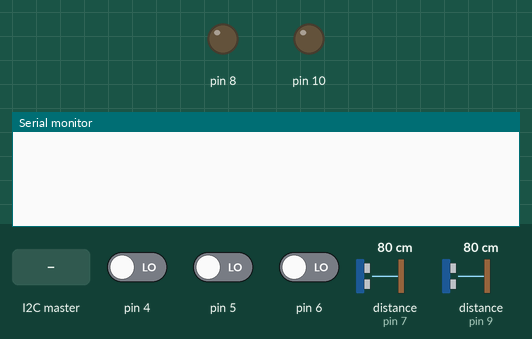
Recording of a sketch running on a simulated Arduino Uno, built with avr-gcc and run on an emulated ATmega328P. Parts: output pins drawn as LEDs (lit = HIGH), the last lines printed to the serial monitor. The inputs (shaded band) are chosen by the test bench; at power-on: pin 4 LOW, pin 5 LOW, pin 6 LOW, distance to the obstacle (sensors on pin 7, pin 9) 80 cm. The echo pulse lasts 58.3 µs per cm.

Above: at 1.2 s.
1.3 s: the I2C master sends the byte 1
At 1.9 s:
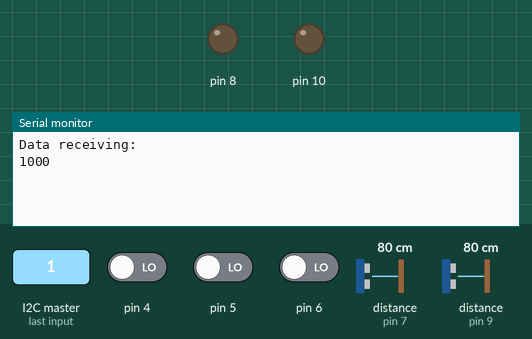
2.8 s: the I2C master sends the byte 200
At 3.6 s:
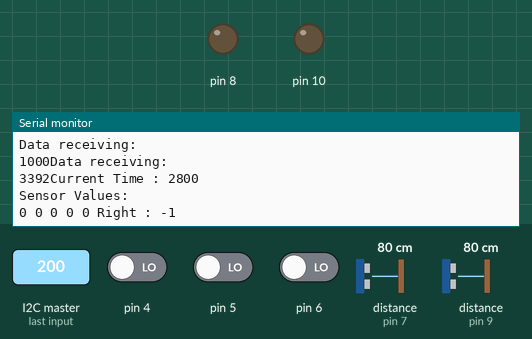

The sketch:

D_Code_04_03_2018_SLAVE_D.ino
```cpp
#include <Wire.h>

#define noOfIRS 3
#define noOfUS 2
#define noOfSensors 5
#define SLAVE_ADDRESS 14
#define noOfLanes 3


int ct = 0, ctHigh = 23750, ctLow = 23000;
int CountData[noOfSensors];
int UStrigPin[noOfUS];
int USechoPin[noOfUS];
boolean SensorValue[noOfSensors];
int cycleTime = 32000;
int Sensor[noOfSensors];
int SectionStartTime = 24000;
long duration = 0;
int distance = 0;
int rangeUSensor = 25;
String sendData = "";
String receiveData = "";
int laneTime = 0;
int cop = -1, rop = -1;

void setup() {
  USechoPin[0] = 7;
  USechoPin[1] = 9;
  UStrigPin[0] = 8;
  UStrigPin[1] = 10;
  Sensor[0] = USechoPin[0];
  Sensor[1] = USechoPin[1];
  Sensor[2] = 6;
  Sensor[3] = 5;
  Sensor[4] = 4;

  for (int i = 0; i < noOfSensors; i++) {
    pinMode(Sensor[i], INPUT);
  }
  for (int i = 0; i < noOfUS; i++) {
    pinMode(UStrigPin[i], OUTPUT);                       // Sets the trigPin as an Output2
  }

  Serial.begin(9600);

  Wire.begin(SLAVE_ADDRESS);                        // MASTER-SLAVE SET_UP
  Wire.onRequest(sendToMaster); // register event
  Wire.onReceive(receiveEvent);

}

void loop() {
  if (ct >= cycleTime) {                            //Reset the Timer
    ct = 0;
    rop = -1; cop = -1;
    for (int i = 0; i < noOfSensors; i++) {
      CountData[i] = 0;
      SensorValue[i] = false;
    }
  }

  if (ct >= ctLow && ct <= ctHigh) {                 //Data Received From US Sensor
    Serial.print("Current Time : ");
    Serial.println(ct);
    while (ct <= ctHigh) {
      int i = 0;
      while (i < noOfUS) {
        //CODE for ULTRASONIC SENSOR
        digitalWrite(UStrigPin[i], LOW);
        delayMicroseconds(2);
        // Sets the trigPin on HIGH state for 10 micro seconds
        digitalWrite(UStrigPin[i], HIGH);
        delayMicroseconds(10);
        digitalWrite(UStrigPin[i], LOW);
        // Reads the echoPin, returns the sound wave travel time in microseconds
        duration = pulseIn(USechoPin[i], HIGH);
        // Calculating the distance
        distance = duration * 0.0340 / 2;
        if (distance < rangeUSensor) {
          CountData[i]++;
        }
        if (CountData[i] == 5) {
          SensorValue[i] = true;
        }
        i++;
      }
      while (i < noOfSensors) {                             //DATA from IR Sensor
        int data = digitalRead(Sensor[i]);
        if (data == LOW) {
          CountData[i]++;
        }
        else {
          CountData[i] = 0;
        }
        if (CountData[i] == 5) {
          SensorValue[i] = true;
        }
        i++;
      }
      ct += 100;
      delay(100);
    }
    int density  = 0;
    if (SensorValue[0]) {
      cop = 1;
    } else {
      cop = 0;
    }
    Serial.println ("Sensor Values: ");
    for (int i=0; i<noOfSensors; i++) {
      Serial.print (SensorValue[i]);
      Serial.print (" ");
    }
    for (int i = (noOfSensors - 1); i >= 1; i--) {
      if (SensorValue[i]) {
        if (i > 1 && SensorValue[i-1]) {
          rop = i;
        } else if (i == 1) {
           rop = 1;
        } else {
          rop = i-1;
        }
        break;
      }
    }

    Serial.print("Right : ");
    Serial.println(rop);

  }
  ct += 100;
  delay(100);
}

void sendToMaster() {                                                  //Sending Data to MASTER
  Serial.println ("Sending LOP and ROP :");
  Serial.println (cop);
  Serial.println (rop);
  // respond with message of 6 bytes
  Wire.write("r");
  Wire.write(rop);
  Wire.write("c");
  Wire.write(cop);
}


void receiveEvent(int howMany) {                                      //Receive Data from MASTER
  Serial.println ("Data receiving: ");
  int temp = 0;
  if (Wire.available()) { // loop through all but the last
    temp = Wire.read(); // receive byte as a integer
    SectionStartTime = temp * 1000;
    ctLow = SectionStartTime - 1000;
    ctHigh = SectionStartTime - 250;
    Serial.print(SectionStartTime);         // print the integer
    if (Wire.available()) { // loop through all but the last
      temp = Wire.read(); // receive byte as a integer
      ct = temp * 100;
      Serial.print(ct);         // print the integer
    }
  }
}
```

Measured:
- after the input at 1.3 s, the serial monitor: prints a new line at once (image 1)
- after the input at 2.8 s, the serial monitor: prints a new line at once (image 2)
